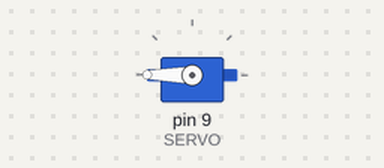
The sketch below on a simulated Arduino Uno, built with avr-gcc and run on an emulated ATmega328P. Parts: servo.

Above: at 0.05 s.
At 1.5 s:
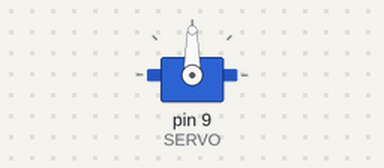
At 3.0 s:
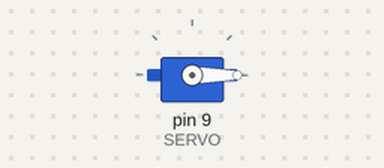
Timing chart, 0 to 6.9 s (numbered marks = the images above):
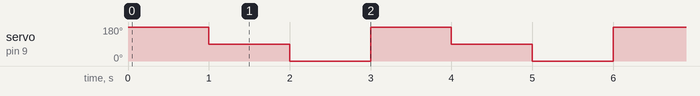

The sketch:

sketch_servo.ino
```cpp
// Includes
#include <Servo.h>

// Constants
const int SERVO = 9;

// Objects
Servo myservo;

void setup() {
  // Attach the servo object to the servo pin
  myservo.attach(SERVO);
}

void loop() {
  // Move the servo through its full range
  myservo.write(180);
  delay(1000);
  myservo.write(90);
  delay(1000);
  myservo.write(0);
  delay(1000);
}
```

Measured:
- by itself, servo on pin 9 (SERVO): repeats every 3.0 s: 0° 1.0 s, 180° 1.0 s, 90° 1.0 s
